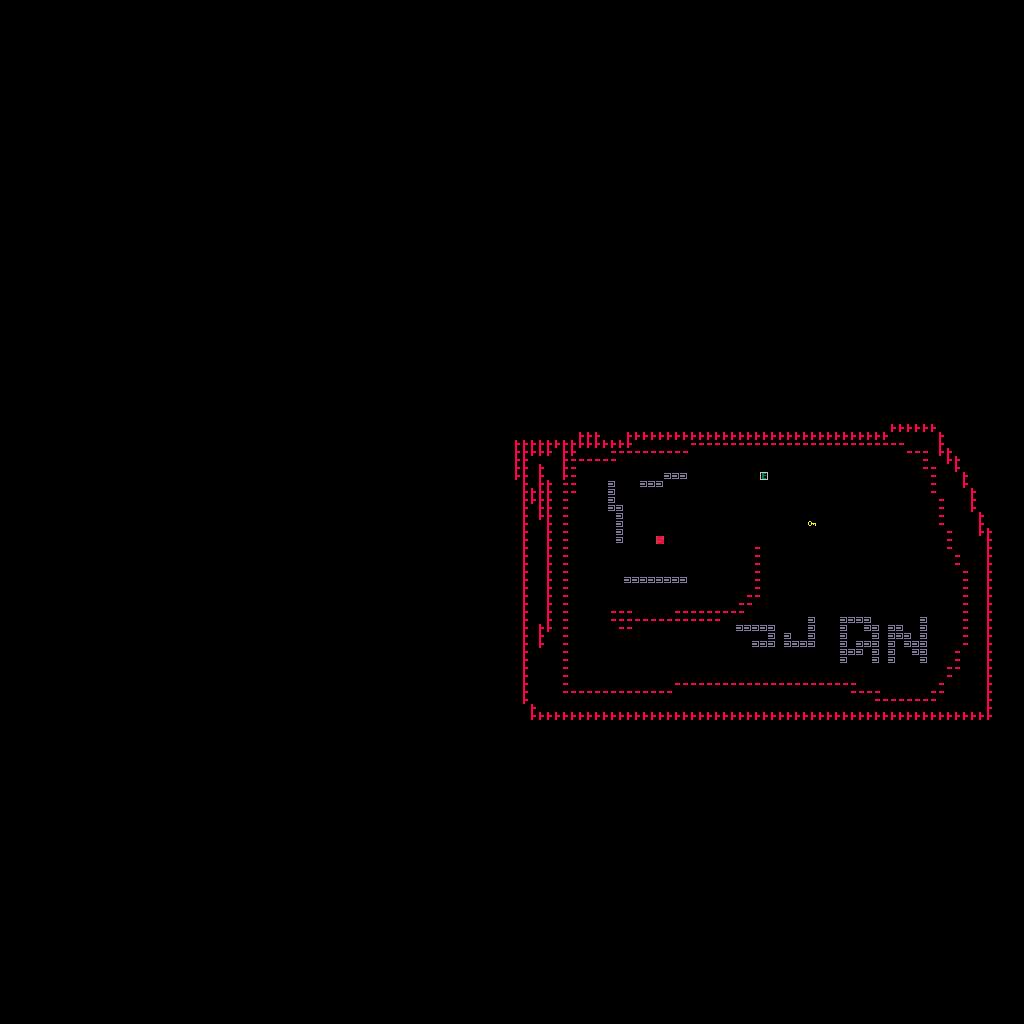

A level layout from a 2D game, rendered from its tile map. Below: a short description, then the map file with tile-grid data replaced by summaries:
An orthogonal 128x128 tile map with 8x8 px tiles, 1 tile layer (floor).

<map version="1.2" tiledversion="1.3.2" orientation="orthogonal" renderorder="left-up" compressionlevel="0" width="128" height="128" tilewidth="8" tileheight="8" infinite="0" backgroundcolor="#000000" nextlayerid="2" nextobjectid="1">
 <tileset firstgid="1" source="map_tiles.tsx" />
 <layer id="1" name="floor" width="128" height="128">
  <data>[16384 cells, 504 non-empty, 6 distinct tile ids]</data>
 </layer>
</map>
